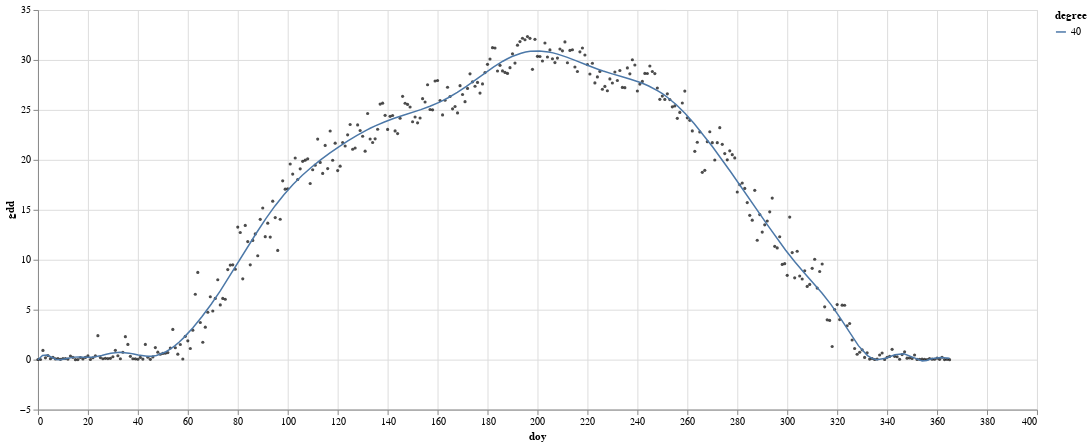

Write notebook code for a chart like this one.
### Code cell
# Define the degree of the polynomial fits
degree_list = [ 40]

base = alt.Chart(df).mark_circle(color="black", size = 10).encode(
        alt.X("doy"), alt.Y("gdd"),
    tooltip=[
        alt.Tooltip('doy:O', title='DOY'),
        alt.Tooltip('gdd:Q', title='gdd')
    ]
)

polynomial_fit = [
    base.transform_regression(
        "doy", "gdd", method="poly", order=order, as_=["doy", str(order)]
    )
    .mark_line(size = 1.5)
    .transform_fold([str(order)], as_=["degree", "gdd"])
    .encode(alt.Color("degree:N"))
    for order in degree_list
]

alt.layer(base, *polynomial_fit).properties(width=1000, height=400)

### Figure 1 — Vega-Lite specification as saved in the notebook (floating-point values rounded to 4 significant figures; data arrays with more than 128 entries replaced by an {"elided": "..."} marker saying what was removed)
{"config": {"view": {"continuousWidth": 400, "continuousHeight": 300}}, "layer": [{"mark": {"type": "circle", "color": "black", "size": 10}, "encoding": {"tooltip": [{"field": "doy", "title": "DOY", "type": "ordinal"}, {"field": "gdd", "title": "gdd", "type": "quantitative"}], "x": {"field": "doy", "type": "quantitative"}, "y": {"field": "gdd", "type": "quantitative"}}}, {"mark": {"type": "line", "size": 1.5}, "encoding": {"color": {"field": "degree", "type": "nominal"}, "tooltip": [{"field": "doy", "title": "DOY", "type": "ordinal"}, {"field": "gdd", "title": "gdd", "type": "quantitative"}], "x": {"field": "doy", "type": "quantitative"}, "y": {"field": "gdd", "type": "quantitative"}}, "transform": [{"on": "doy", "regression": "gdd", "method": "poly", "order": 40, "as": ["doy", "40"]}, {"fold": ["40"], "as": ["degree", "gdd"]}]}], "data": {"name": "data-6c949c1ec89673748ff2c1f81aeeba36"}, "height": 400, "width": 1000, "$schema": "https://vega.github.io/schema/vega-lite/v4.17.0.json", "datasets": {"data-6c949c1ec89673748ff2c1f81aeeba36": {"elided": "366 records"}}}
